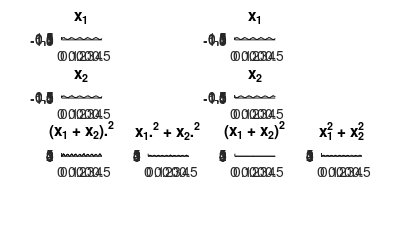
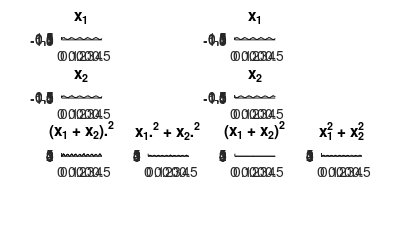
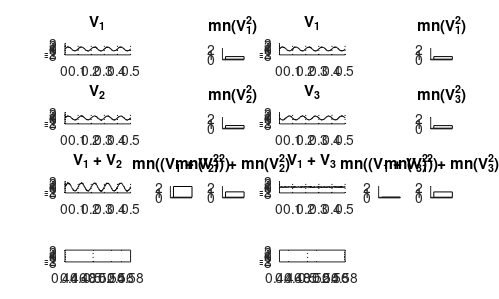

Recreate these plots in MATLAB, in order.


%% Simmulate some signals 
srate = 1000;
t = 1/srate:1/srate:.5;
sin_freq = 10;

% signal  = sinus + noise
signal1 = sin(sin_freq*2*pi*t)+1/10*randn(size(t));

% signal 2 is in phase
signal2 = sin(sin_freq*2*pi*t)+1/10*randn(size(t));

% signal 3 is 180 out of phase
signal3 = sin(pi+sin_freq*2*pi*t)+1/10*randn(size(t));


%%
%% Make example for figure 1
%%

figure('Position',[0 0 400 250],'Color',[1 1 1])

% signal 1 and 2
subplot(4,4,1), hold on
plot(t,signal1,'k')
title('x_1')

subplot(4,4,5), hold on
plot(t,signal2,'k')
title('x_2')

subplot(4,4,9), hold on
plot(t,(signal1 + signal2).^2,'k')
title('(x_1 + x_2).^2')
ylim([0 5])

subplot(4,4,10), hold on
plot(t,signal1.^2 + signal2.^2,'k')
title('x_1.^2 + x_2.^2')
ylim([0 5])


% signal 1 and 2
subplot(4,4,3), hold on
plot(t,signal1,'k')
title('x_1')

subplot(4,4,7), hold on
plot(t,signal3,'k')
title('x_2')

subplot(4,4,11), hold on
plot(t,(signal1 + signal3).^2,'k')
title('(x_1 + x_2)^2')
ylim([0 5])

subplot(4,4,12), hold on
plot(t,signal1.^2 + signal3.^2,'k')
title('x_1^2 + x_2^2')
ylim([0 5])

set(gcf,'PaperPositionMode','auto')
print('-dpng','-r300',['../figures/ns_ConceptMethodsFig02'])
print('-depsc','-r300',['../figures/ns_ConceptMethodsFig02'])

disp(['power(X1)+power(X2))= ' num2str(mean(signal1.^2) + mean(signal2.^2))])
disp(['power(X1)+power(X3))= ' num2str(mean(signal1.^2) + mean(signal3.^2))])
disp(['power(X1+X2)= ' num2str(mean((signal1 + signal2).^2))])
disp(['power(X1+X3)= ' num2str(mean((signal1 + signal3).^2))])

 
%%
%% OLD CODE:
%%
%% 
figure('Position',[0 0 500 300],'Color',[1 1 1])

bar_width = .3;

% signal 1 and 2
subplot(4,4,1), hold on
plot(t,signal1,'k')
title('V_1')
subplot(4,8,4)
bar(1,mean(signal1.^2),bar_width,'w')
title('mn(V_1^2)')

subplot(4,4,5), hold on
plot(t,signal2,'k')
title('V_2')
subplot(4,8,12)
bar(1,mean(signal2.^2),bar_width,'w')
title('mn(V_2^2)')

subplot(4,4,9), hold on
plot(t,signal1 + signal2,'k')
title('V_1 + V_2')
subplot(4,8,19)
bar(1,mean((signal1 + signal2).^2),bar_width,'w')
title('mn((V_1 + V_2)^2)')

subplot(4,8,20)
bar(1,mean(signal1.^2) + mean(signal2.^2),bar_width,'w')
title('mn(V_1^2) + mn(V_2^2)')

% signal 1 and 3
subplot(4,4,3), hold on
plot(t,signal1,'k')
title('V_1')
subplot(4,8,8)
bar(1,mean(signal1.^2),bar_width,'w')
title('mn(V_1^2)')

subplot(4,4,7), hold on
plot(t,signal3,'k')
title('V_3')
subplot(4,8,16)
bar(1,mean(signal3.^2),bar_width,'w')
title('mn(V_3^2)')

subplot(4,4,11), hold on
plot(t,signal1 + signal3,'k')
title('V_1 + V_3')
subplot(4,8,23)
bar(1,mean((signal1 + signal3).^2),bar_width,'w')
title('mn((V_1 + V_3)^2)')

subplot(4,8,24)
bar(1,mean(signal1.^2) + mean(signal3.^2),bar_width,'w')
title('mn(V_1^2) + mn(V_3^2)')

for k = [1:2:16]
    subplot(4,4,k)
    for m = 0:.1:.5
        plot([m m],[-3 3],'k:')
    end
    ylim([-3 3])
end


for k = [4 12 19 20 8 16 23 24]
    subplot(4,8,k)
    ylim([-0.1 2.1])
    set(gca,'XTick',[],'YTick',[0 1 2])
    box off
end

set(gcf,'PaperPositionMode','auto')
% print('-dpng','-r300',['./figures/ns_ConceptMethodsFig01'])
% print('-depsc','-r300',['./figures/ns_ConceptMethodsFig01'])
disp(['power(X1)= ' num2str(mean(signal1.^2))])
disp(['power(X2)= ' num2str(mean(signal2.^2))])
disp(['power(X3)= ' num2str(mean(signal3.^2))])

disp(['power(X1)+power(X2))= ' num2str(mean(signal1.^2) + mean(signal2.^2))])
disp(['power(X1)+power(X3))= ' num2str(mean(signal1.^2) + mean(signal3.^2))])
disp(['power(X1+X2)= ' num2str(mean((signal1 + signal2).^2))])
disp(['power(X1+X3)= ' num2str(mean((signal1 + signal3).^2))])
